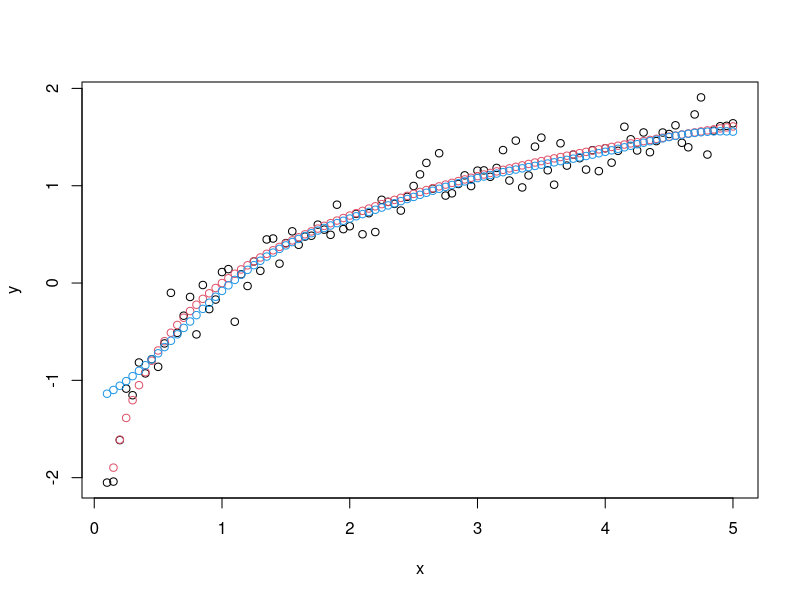
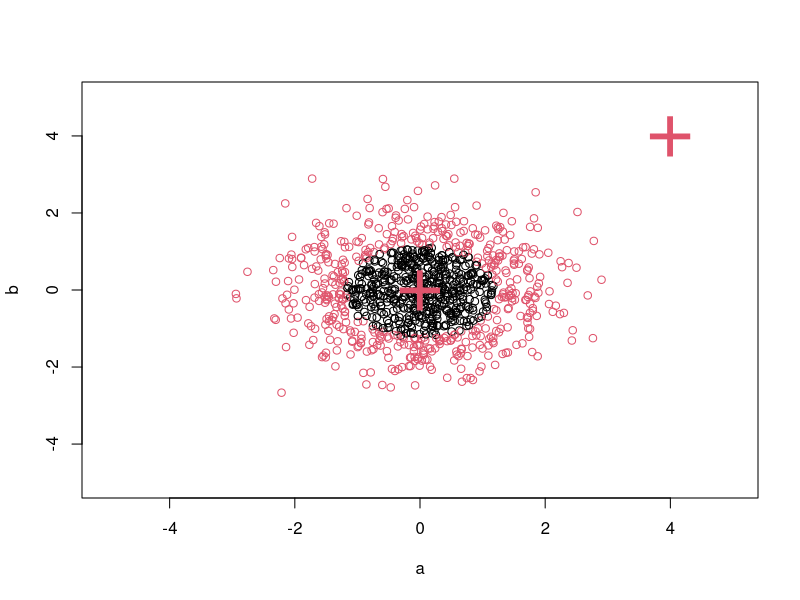

Recreate these plots in R, in order.
#example from here
#http://ugrad.stat.ubc.ca/R/library/e1071/html/predict.svm.html


#load required library
library(e1071)

data(iris)
attach(iris)

## classification mode
# default with factor response:
model <- svm(Species ~ ., data = iris)

# alternatively the traditional interface:
x <- subset(iris, select = -Species)
y <- Species
model <- svm(x, y, probability = TRUE) 

print(model)
summary(model)

# test with train data
pred <- predict(model, x)
# (same as:)
pred <- fitted(model)

# compute decision values and probabilites
pred <- predict(model, x, decision.values = TRUE, probability = TRUE)
attr(pred, "decision.values")[1:4,]
attr(pred, "probabilities")[1:4,]

## try regression mode on two dimensions

# create data
x <- seq(0.1, 5, by = 0.05)
y <- log(x) + rnorm(x, sd = 0.2)

# estimate model and predict input values
m   <- svm(x, y)
new <- predict(m, x)

# visualize
plot   (x, y)
points (x, log(x), col = 2)
points (x, new, col = 4)

## density-estimation

# create 2-dim. normal with rho=0:
X <- data.frame(a = rnorm(1000), b = rnorm(1000))
attach(X)

# traditional way:
m <- svm(X, gamma = 0.1)

# formula interface:
m <- svm(~., data = X, gamma = 0.1)
# or:
m <- svm(~ a + b, gamma = 0.1)

# test:
newdata <- data.frame(a = c(0, 4), b = c(0, 4))
predict (m, newdata)

# visualize:
plot(X, col = 1:1000 %in% m$index + 1, xlim = c(-5,5), ylim=c(-5,5))
points(newdata, pch = "+", col = 2, cex = 5)

